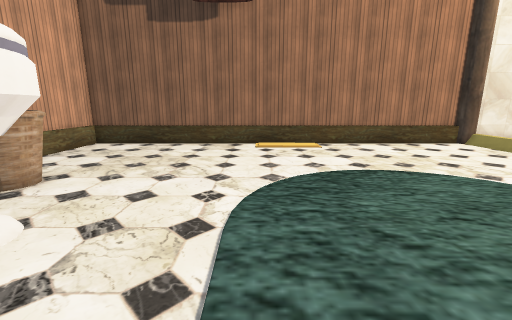
view 1 (above)

16 first-person views from a walk through a Godot game level. The camera is 1.2 m above the floor, tilts 12° down and sees 90° across. The floor is counted in squares, 0.5 m on a side. Each view is taken from the middle of a square. On the plan, view 1 faces up. The plan holds only what a view shows up to about 17 squares ahead; the rest is blank. The place goes on beyond the plan. Characters and animated objects are left out. Some surface patterns are stand-ins.

view 2
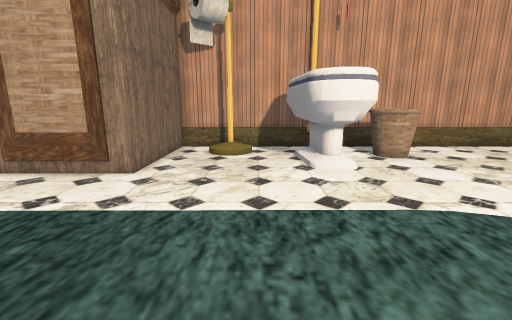

view 3
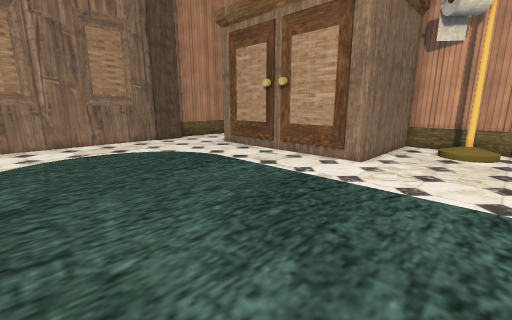

view 4
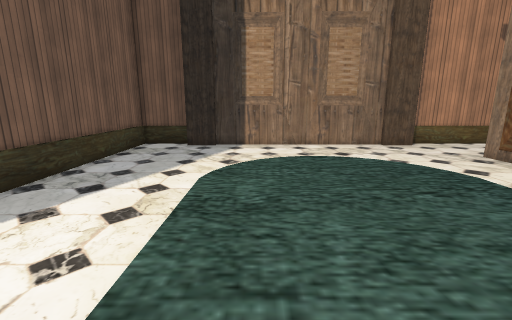

view 5
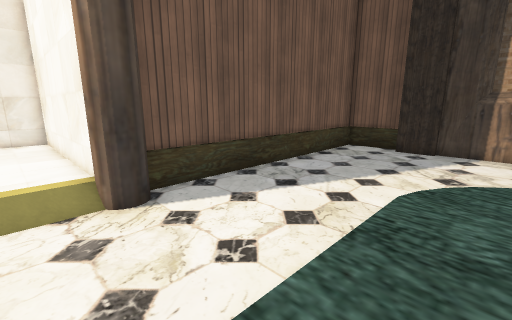

view 6
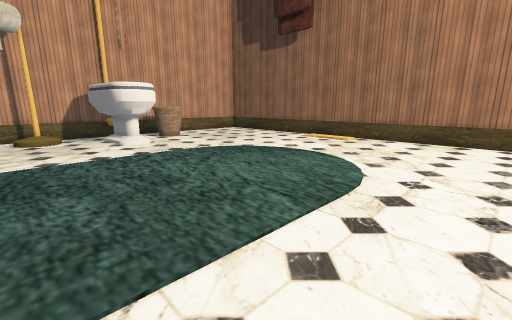

view 7
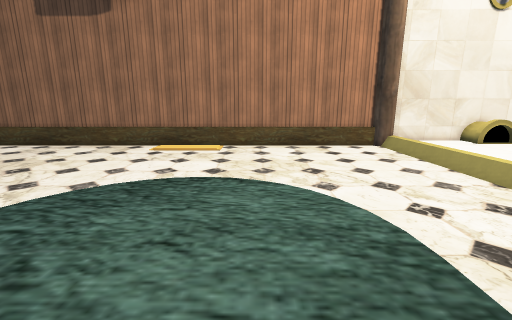

view 8
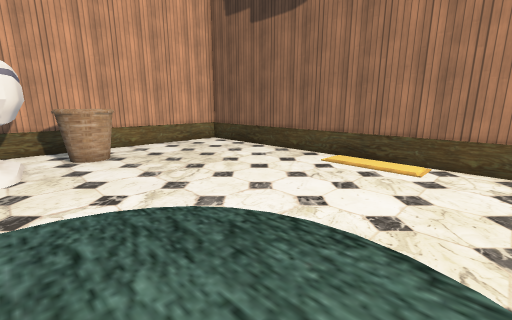

view 9
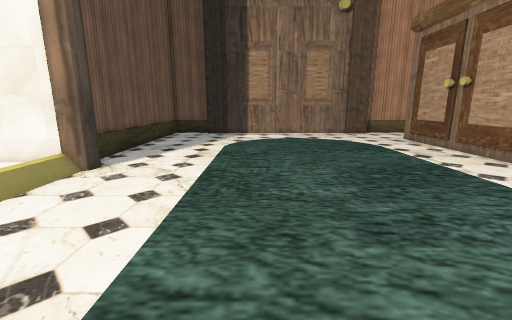

view 10
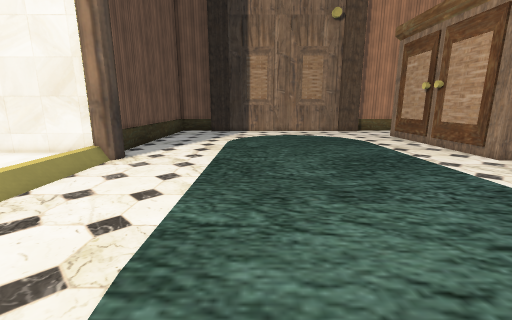

view 11
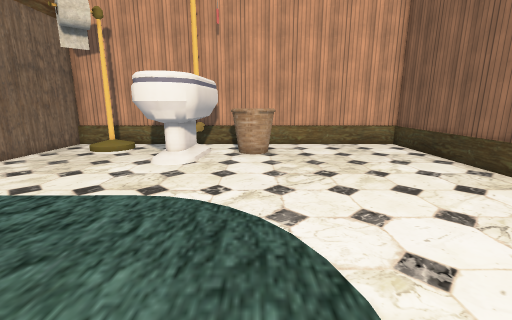

view 12
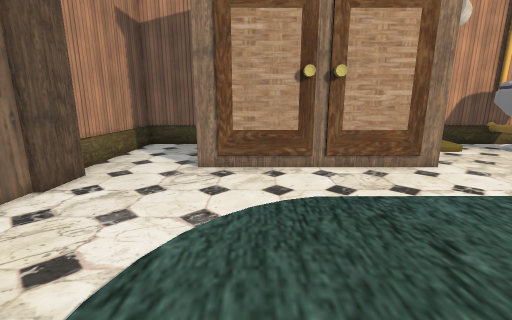

view 13
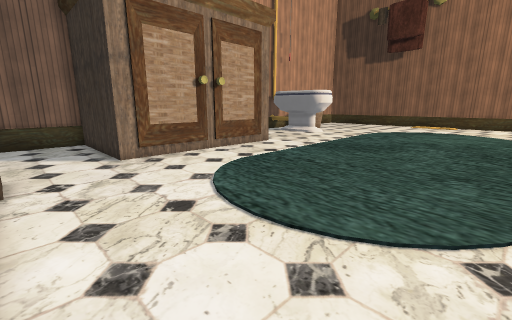

view 14
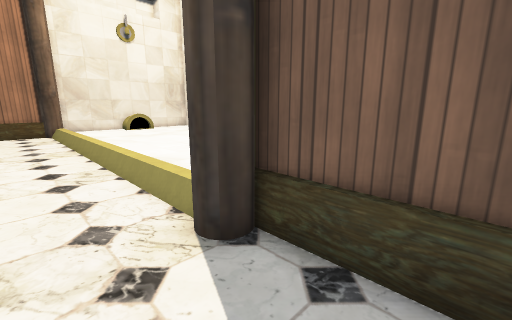

view 15
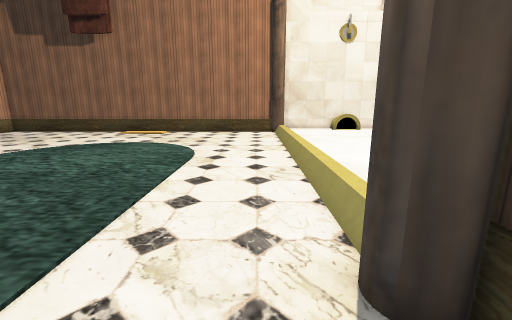

view 16
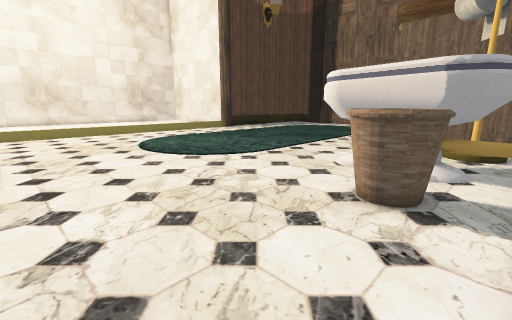

### Floor plan
Key: @ floor where view 1 was taken; # wall or solid block; . main floor; : floor 0.25 m higher than the main floor; / step, stairs or slope; = window, fence, low wall or low ledge; ^ raised ledge; B bin.
Columns run from 11 left of view 1 to 16 right of it. Each row starts with its distance up from view 1.
 17 ############################
 16 #........................:
 15 #........................:
 14 #........................:
 13 #........................:
 12 #........................:
 11 #........................:.
 10 #........................:.
  9 #.BBB....................:.
  8 #.B.B....................:.
  7 #.BBB....................:.
  6 #.#####..................:.
  5 ##^^^^^#.................:.
  4 ##^^^^^#.................:.
  3 # ^^^^^#.................:.
  2 #........................:.
  1 #./......................:.
  0 #///.......@.............:.
 -1 #///.....................:.
 -2 #........................:.
 -3 #........................:.
 -4 ########.................###
 -5        #.................##
 -6        #.................=#
 -7        #.................=#
 -8        #.................=#
 -9        #.................=#
-10        #.................=#
-11        #.................=#
-12        #.................=#
-13 ########.................=#
-14 #........................=#
-15 #........................=#
-16 #........................=#
-17 #.......###..........##..=#
-18 ######### #################

Positions as (right, up) in squares from view 1, and headings:
1: (0, 0), facing up
2: (5, 1), facing left
3: (7, 1), facing down-left
4: (7, -1), facing down
5: (7, -2), facing down-right
6: (12, -2), facing up-left
7: (6, 1), facing up
8: (6, 5), facing up-left
9: (7, 6), facing down
10: (7, 8), facing down
11: (6, 8), facing left
12: (6, -11), facing left
13: (8, -17), facing up-left
14: (11, -8), facing up-right
15: (12, -7), facing up
16: (-10, 15), facing down-right
